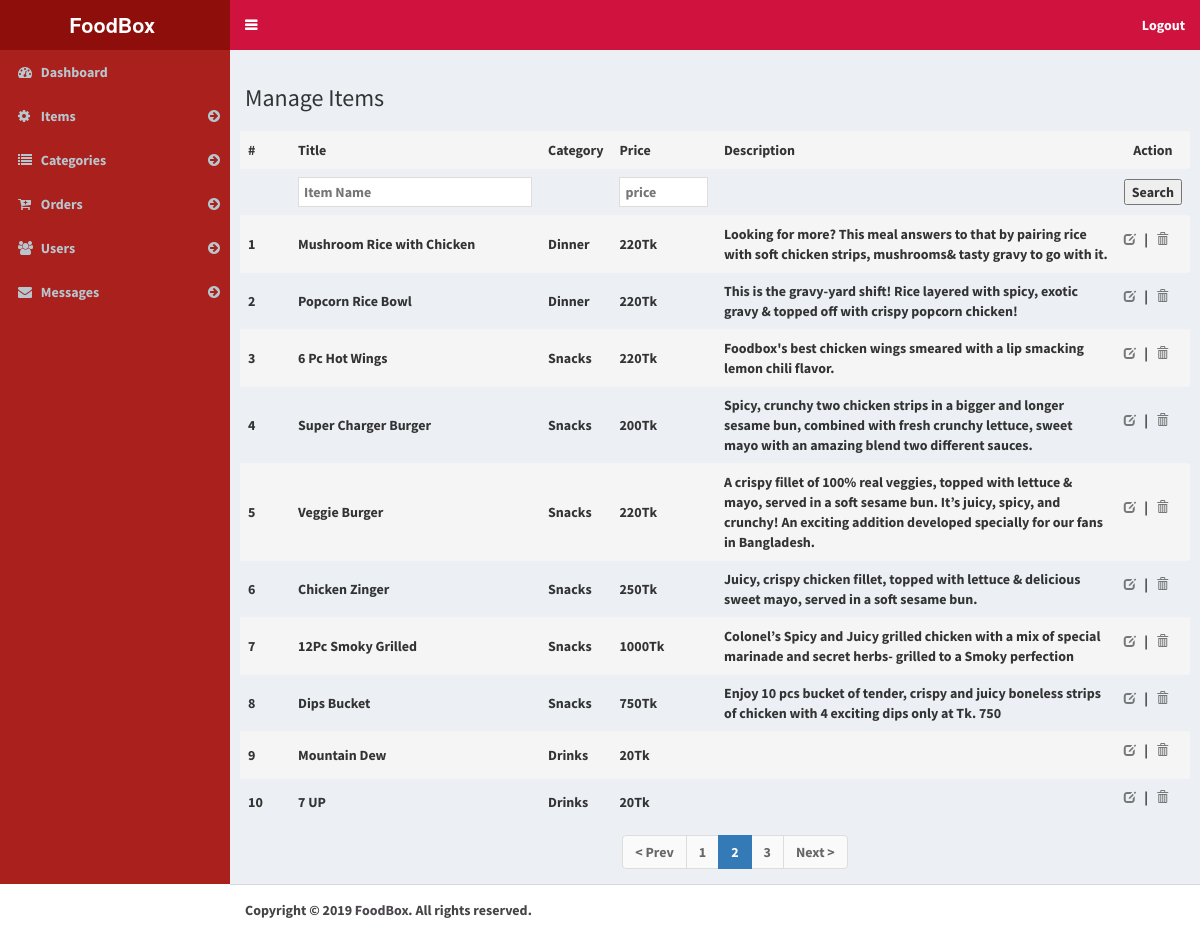
Page /Manage_items/index/10 on the committed database.
### tables this page shows
CREATE TABLE `items` (
  `id` int(11) NOT NULL,
  `title` varchar(255) NOT NULL,
  `category_id` int(11) NOT NULL,
  `description` text NOT NULL,
  `price` int(255) NOT NULL,
  `image` varchar(255) NOT NULL,
  `review` int(255) NOT NULL,
  `total_rating` int(255) NOT NULL,
  `avg_rating` int(255) NOT NULL
);

CREATE TABLE `categories` (
  `id` int(11) NOT NULL,
  `name` varchar(255) NOT NULL,
  `category_image` varchar(255) NOT NULL
);

### index.php (called while the page is built, shortened)
<?php
require_once BASEPATH.'core/CodeIgniter.php';

### application/views/items/item_list.php (the view, shortened to what this page needs)
<div class="content-wrapper">
    <section class="contentheadflex content-header"  id="contentheid">
          <div class="row">
             <div class="col-sm-12">
                     <h3>
                        Manage Items
                      </h3>
             </div>
         </div>
    </section>
<form method="get" enctype="multipart/form-data" action="<?=base_url()?>Manage_items/index" id="mainform">
        <div class="row">
        <div class="col-sm-12">
         <div class="">
                <div class="settingstablebody box-body table-responsive">
                  <table class="table table-hover">
                    <tbody>
                     <colgroup>
                          <col width="50">
                          <col width="250">
                          <col>
                      </colgroup>
                      <tr class="catmanageheader">
                          <th>#</th>
                          <th>Title</th>
                          <th>Category</th>
                          <th>Price</th>
                          <th>Description</th>
                          <th>Action</th>
                      </tr>
            <tr>
              <td></td>
             <td>
               <div class="settingsinf">
                 <input type="text" placeholder="Item Name" name="title" value="<?php if(!empty($title)){ echo $title;
                 } ?>" >
               </div>
             </td>
             <td></td>
             <td>
               <div class="settingsinf">
                 <input type="text" placeholder="price" name="price" value="<?php if(!empty($price)){ echo  $price;  } ?>" >
               </div>
             </td>
             <td>
             </td>
             <td><button type="submit" id="" name="Search">Search</button></td>
   </tr>
     </form>
            <?php
            $i =0;
             foreach($result as $row) {
              $i++; ?>
                        <tr>
                          <td><?=$i?></td>
                          <td>
                              <div class="settingsinf">
                                  <?=$row['title']?>
                              </div>
                          </td>
                          <td>
                              <div class="settingsinf">
                                  <?=$row['name']?>
                              </div>
                          </td>
                          <td>
                              <div class="settingsinf">
                                  <?=$row['price']?>Tk
                              </div>
                          </td>
                          <td>
                              <div class="settingsinf">
                                  <?=$row['description']?>
                              </div>
                          </td>
                          <td>
                              <div class="settinginfdetails">
                                  <p><a href="<?=base_url()?>Manage_items/edit_items/<?=$row['id']?>" data-toggle="tooltip" title="Edit"><span class="glyphicon glyphicon-edit"></span></a> &nbsp |  &nbsp
                                  <a href="<?=base_url()?>Manage_items/delete_items/<?=$row['id']?>" data-tooltip="tooltip"><span class="glyphicon glyphicon-trash"></span></a></p>
                              </div>
                          </td>
                        </tr>
                     <?php }?>
                    </div>
                  </div>
                    <div class="paginationtables">
                        <ul style="list-style: none;">
                            <center><li><?php
                     echo $this->pagination->create_links(); ?></li></center>
                        </ul>
                    </div>

### application/controllers/Manage_items.php (shortened to what this page needs)
<?php
class Manage_items extends CI_Controller {
	public function index(){
		$this->load->library('pagination');
		$query=$this->db->select('*')->from('items')->join('categories', 'categories.id=items.category_id')->order_by('items.category_id', 'asc')->get();
		$data['totalitems'] = $query->num_rows();
		$data['result'] = $query->result_array();
		$config['per_page']        = 10;
		$config['full_tag_open']   = '<ul class="pagination no-margin">';
		$config['full_tag_close']  = '</ul>';
		$config['cur_tag_open']    = '<li class="active"><a href="">';
		$config['cur_tag_close']   = '</a></li>';
		$config['prev_tag_open']   = '<li>';
		$config['prev_tag_close']  = '</li>';
		$config['next_tag_open']   = '<li>';
		$config['next_tag_close']  = '</li>';
		$config['num_tag_open']    = '<li>';
		$config['num_tag_close']   = '</li>';
		if ($this->uri->segment(3)) {
			$data['segment'] = $this->uri->segment(3);
		} else {
			$data['segment'] = 0;
		}
		$query = $this->db->limit($config['per_page'], $data['segment'])->select('*')->from('items')->join('categories', 'categories.id=items.category_id')->order_by('items.category_id', 'asc')->get();
		$data['result'] = $query->result_array();
		$this->load->view('admin/header');
		$this->load->view('admin/sidebar');
		$this->load->view('items/item_list',$data);
		$this->load->view('admin/footer');
	}
}

### application/views/admin/header.php (shortened to what this page needs)
<!DOCTYPE html>
<html>
<head>
  <link rel="stylesheet" href="<?= base_url()?>asset/admin/bower_components/bootstrap/dist/css/bootstrap.min.css">
  <link rel="stylesheet" href="<?= base_url()?>asset/admin/bower_components/font-awesome/css/font-awesome.min.css">
  <link rel="stylesheet" href="<?= base_url()?>asset/admin/bower_components/Ionicons/css/ionicons.min.css">
  <link rel="stylesheet" href="<?= base_url()?>asset/admin/dist/css/AdminLTE.css">
  <link rel="stylesheet" href="<?= base_url()?>asset/admin/dist/css/skins/skin-green.min.css">
  <link rel="stylesheet" href="<?= base_url()?>asset/admin/plugins/bootstrap-wysihtml5/bootstrap3-wysihtml5.min.css">
</head>
<body class="hold-transition skin-green sidebar-mini">
<div class="wrapper">
  <header class="main-header">
    <a href="Admin_dashboard" class="logo">
      <span class="logo-mini"><b>FoodBox</span>
      <span class="logo-lg"><b>FoodBox&nbsp;</b></span>
    </a>
    <nav class="navbar navbar-static-top">
      <a href="#" class="sidebar-toggle" data-toggle="push-menu" role="button">
      </a>
      <div class="navbar-custom-menu">
        <ul class="nav navbar-nav">
          <li class="dropdown user user-menu">
            <a href="#" class="dropdown-toggle" data-toggle="dropdown">
              <span class="hidden-xs">Logout</span>
            </a>
          </li>
        </ul>
      </div>
    </nav>
  </header>

### application/views/admin/sidebar.php (shortened to what this page needs)
<aside class="main-sidebar">
  <section class="sidebar">
    <ul class="sidebar-menu" data-widget="tree">
      <li>
        <a href="<?=base_url()?>Admin_dashboard">
          <i class="fa fa-dashboard"></i> <span>Dashboard</span>
        </a>
      </li>
      <li class="treeview">
        <a href="#">
          <i class="fa fa-cog"></i>
          <span>Items</span>
          <span class="pull-right-container">
            <i class="fa fa-arrow-circle-right pull-right"></i>
          </span>
        </a>
      </li>
      <li class="treeview">
        <a href="#">
          <i class="fa fa-list"></i>
          <span>Categories</span>
          <span class="pull-right-container">
            <i class="fa fa-arrow-circle-right pull-right"></i>
          </span>
        </a>
      </li>
      <li class="treeview">
        <a href="#">
          <i class="fa fa-cart-plus"></i>
          <span>Orders</span>
          <span class="pull-right-container">
            <i class="fa fa-arrow-circle-right pull-right"></i>
          </span>
        </a>
      </li>
      <li class="treeview">
        <a href="#">
          <i class="fa fa-users"></i>
          <span>Users</span>
          <span class="pull-right-container">
            <i class="fa fa-arrow-circle-right pull-right"></i>
          </span>
        </a>
      </li>
       <li class="treeview">
        <a href="#">
          <i class="fa fa-envelope"></i>
          <span>Messages</span>
          <span class="pull-right-container">
            <i class="fa fa-arrow-circle-right pull-right"></i>
          </span>
        </a>
      </li>
  </section>
</aside>

### application/views/admin/footer.php (shortened to what this page needs)
  <footer class="main-footer">
    <strong>Copyright &copy; 2019 <a target="_blank" href="<?= base_url()?>">FoodBox</a>.</strong> All rights
    reserved.
  </footer>
</body>
</html>

### rows in the picture
items: title "Mushroom Rice with Chicken", category.name "Dinner", price "220", description "Looking for more? This meal answers to that by pairing rice with soft chicken strips, mushrooms& tasty gravy to go with it."
items: title "Popcorn Rice Bowl", category.name "Dinner", price "220", description "This is the gravy-yard shift! Rice layered with spicy, exotic gravy & topped off with crispy popcorn chicken!"
items: title "6 Pc Hot Wings", category.name "Snacks", price "220", description "Foodbox's best chicken wings smeared with a lip smacking lemon chili flavor."
items: title "Super Charger Burger", category.name "Snacks", price "200", description "Spicy, crunchy two chicken strips in a bigger and longer sesame bun, combined with fresh crunchy lettuce, sweet mayo with an amazing blend two different sauces."
items: title "Veggie Burger", category.name "Snacks", price "220", description "A crispy fillet of 100% real veggies, topped with lettuce & mayo, served in a soft sesame bun. It’s juicy, spicy, and crunchy! An exciting addition developed specially for our fans in Bangladesh."
items: title "Chicken Zinger", category.name "Snacks", price "250", description "Juicy, crispy chicken fillet, topped with lettuce & delicious sweet mayo, served in a soft sesame bun."
items: title "12Pc Smoky Grilled", category.name "Snacks", price "1000", description "Colonel’s Spicy and Juicy grilled chicken with a mix of special marinade and secret herbs- grilled to a Smoky perfection"
items: title "Dips Bucket", category.name "Snacks", price "750", description "Enjoy 10 pcs bucket of tender, crispy and juicy boneless strips of chicken with 4 exciting dips only at Tk. 750"
items: title "Mountain Dew", category.name "Drinks", price "20"
items: title "7 UP", category.name "Drinks", price "20"

### other values in the picture
$this->pagination->create_links() "< Prev 1 2 3 Next >"
